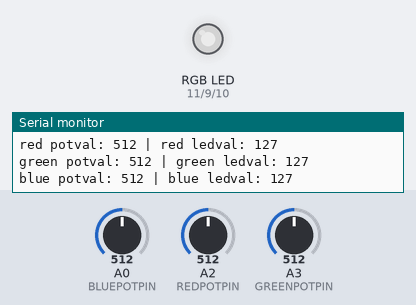
The sketch below on a simulated Arduino Uno, built with avr-gcc and run on an emulated ATmega328P. Parts: an RGB LED mixed from three pins (HIGH = lit), the last lines printed to the serial monitor. Inputs (shaded band) come from the test bench; at power-on: A0 (BLUEPOTPIN) = 512, A2 (REDPOTPIN) = 512, A3 (GREENPOTPIN) = 512. Dim RGB values are drawn brighter than linear.

Above: at 1.2 s.
1.3 s: A0 (BLUEPOTPIN) set to 408
At 2.4 s:
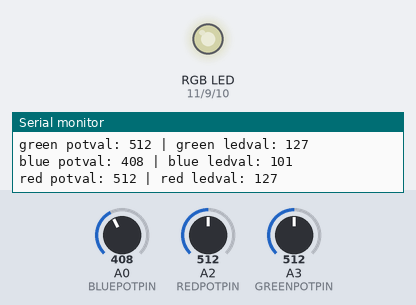
4.3 s: A0 (BLUEPOTPIN) set to 394
At 4.7 s:
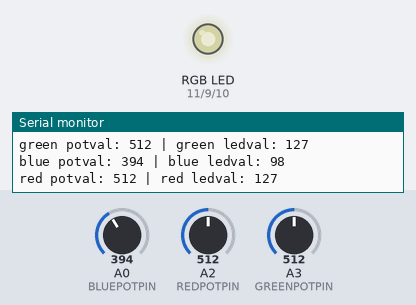
7.3 s: A2 (REDPOTPIN) set to 418
At 8.5 s:
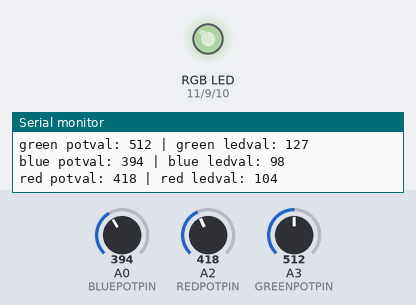
10.3 s: A2 (REDPOTPIN) set to 387
At 11.0 s:
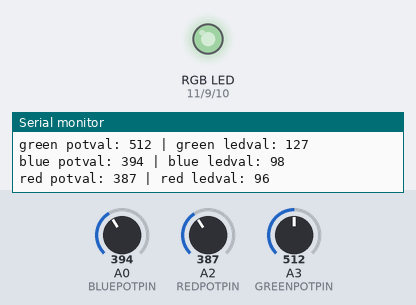
13.3 s: A3 (GREENPOTPIN) set to 419
At 14.3 s:
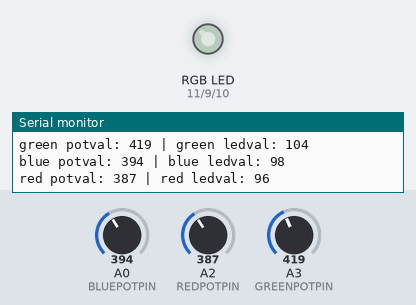
16.3 s: A3 (GREENPOTPIN) set to 390
At 17.6 s:
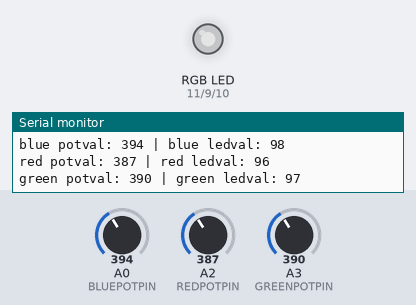
Timing chart, 0 to 19.0 s (numbered marks = the images above; inputs shaded):
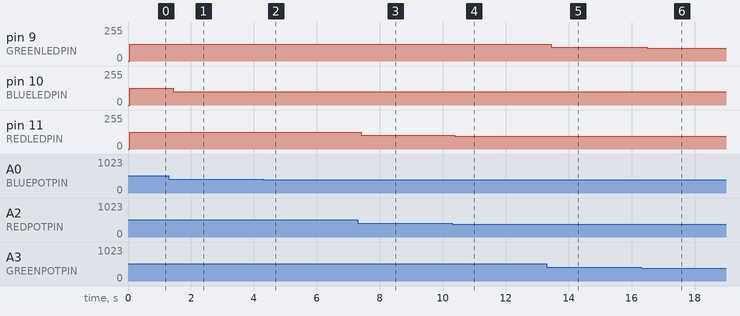

Measured:
- after the input at 1.3 s, pin 10 (BLUELEDPIN): 127/255 → 101/255 after 0.13 s
- after the input at 4.3 s, pin 10 (BLUELEDPIN): 101/255 → 98/255 after 0.13 s
- after the input at 7.3 s, pin 11 (REDLEDPIN): 127/255 → 104/255 after 0.11 s
- after the input at 10.3 s, pin 11 (REDLEDPIN): 104/255 → 96/255 after 0.08 s
- after the input at 13.3 s, pin 9 (GREENLEDPIN): 127/255 → 104/255 after 0.14 s
- after the input at 16.3 s, pin 9 (GREENLEDPIN): 104/255 → 97/255 after 0.20 s

The sketch:

ledRGB_pot.ino
```cpp
// LEDS
const int GREENLEDPIN = 9;
const int BLUELEDPIN = 10;
const int REDLEDPIN = 11;
int greenLedVal;
int blueLedVal;
int redLedVal;
// Potenciometros
const int GREENPOTPIN = A3;
const int BLUEPOTPIN = A0;
const int REDPOTPIN = A2;
int greenPotVal = 0;
int bluePotVal = 0;
int redPotVal = 0;

void setup() {
  Serial.begin(9600);
  pinMode(GREENLEDPIN, OUTPUT);
  pinMode(BLUELEDPIN, OUTPUT);
  pinMode(REDLEDPIN, OUTPUT);
}

void loop() {
  greenPotVal = analogRead(GREENPOTPIN);
  Serial.print("green potval: ");
  Serial.print(greenPotVal);
  // Pot [0,1023], mapping to [0.255]
  greenLedVal = map(greenPotVal, 0, 1023, 0, 255);
  Serial.print(" | green ledval: ");
  Serial.println(greenLedVal);

  bluePotVal = analogRead(BLUEPOTPIN);
  Serial.print("blue potval: ");
  Serial.print(bluePotVal);
  // Pot [0,1023], mapping to [0.255]
  blueLedVal = map(bluePotVal, 0, 1023, 0, 255);
  Serial.print(" | blue ledval: ");
  Serial.println(blueLedVal);

  redPotVal = analogRead(REDPOTPIN);
  Serial.print("red potval: ");
  Serial.print(redPotVal);
  // Pot [0,1023], mapping to [0.255]
  redLedVal = map(redPotVal, 0, 1023, 0, 255);
  Serial.print(" | red ledval: ");
  Serial.println(redLedVal);

  analogWrite(GREENLEDPIN, greenLedVal);
  analogWrite(BLUELEDPIN, blueLedVal);
  analogWrite(REDLEDPIN, redLedVal);
  }
```
